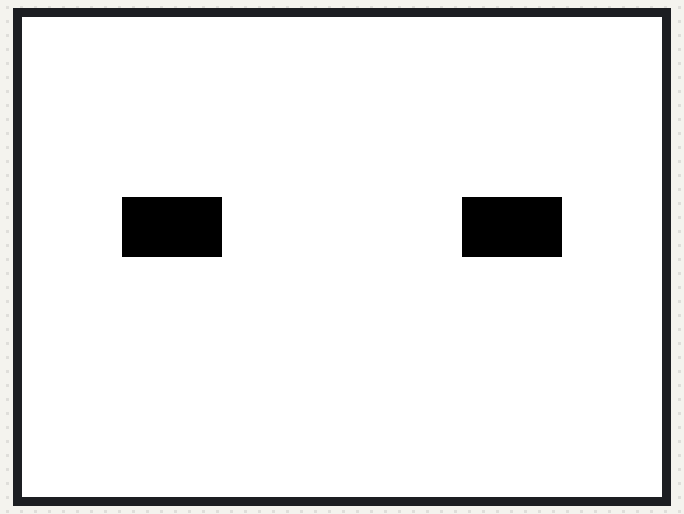
Bench run of a program on a simulated Raspberry Pi Pico running CircuitPython. Parts: 320×240 colour display. Random numbers come from a fixed seed.

Above: at 0.1 s.

Measured:
- what the display in image 0 shows lasts 1.6 s, from 0.0 s to 1.6 s

The program:

facial.py
```python
import board
import busio
import displayio
import adafruit_ili9341
import time
import random
from adafruit_display_shapes.rect import Rect

displayio.release_displays()

# Initialize the display
spi_pins = [board.GP11, board.GP10, board.GP17, board.GP18, board.GP16]
spi = busio.SPI(clock=spi_pins[1], MOSI=spi_pins[0])
display_bus = displayio.FourWire(spi, command=spi_pins[4], chip_select=spi_pins[3], reset=spi_pins[2])
display = adafruit_ili9341.ILI9341(display_bus, width=320, height=240)

# Colors
WHITE = 0xFFFFFF
BLACK = 0x000000

face_group = displayio.Group()
face = Rect(0, 0, 320, 240, fill=WHITE, outline=BLACK, stroke=0)
    #face = Rect(60, 40, 200, 160, fill=WHITE, outline=BLACK, stroke=5)
face_group.append(face)

    # Constants for eye geometry
eye_width = 50
eye_x1 = 50 #100
eye_x2 = 220 #170
eye_y_open = 90
eye_y_closed = 110
eye_height_open = 30
eye_height_closed = 1

    # Initial state: eyes open
eye1 = Rect(eye_x1, eye_y_open, eye_width, eye_height_open, fill=BLACK)
eye2 = Rect(eye_x2, eye_y_open, eye_width, eye_height_open, fill=BLACK)

face_group.append(eye1)
face_group.append(eye2)

display.show(face_group)


# Blinking loop with random intervals
def facialfit():
    # Create the robot face background

    while True:
        # Determine random time intervals for blinking
        time_open = random.uniform(1, 5)  # Eyes open for 1 to 5 seconds
        time_closed = random.uniform(0.1, 0.5)  # Eyes closed for 0.1 to 0.5 seconds

        time.sleep(time_open)  # Wait for a random time with eyes open

        # Close eyes
        face_group.pop()
        face_group.pop()

        eye1_closed = Rect(eye_x1, eye_y_closed, eye_width, eye_height_closed, fill=BLACK)
        eye2_closed = Rect(eye_x2, eye_y_closed, eye_width, eye_height_closed, fill=BLACK)

        face_group.append(eye1_closed)
        face_group.append(eye2_closed)
        display.show(face_group)

        time.sleep(time_closed)  # Wait for a random time with eyes closed

        # Open eyes
        face_group.pop()
        face_group.pop()

        eye1_open = Rect(eye_x1, eye_y_open, eye_width, eye_height_open, fill=BLACK)
        eye2_open = Rect(eye_x2, eye_y_open, eye_width, eye_height_open, fill=BLACK)

        face_group.append(eye1_open)
        face_group.append(eye2_open)
        display.show(face_group)

facialfit()
```
